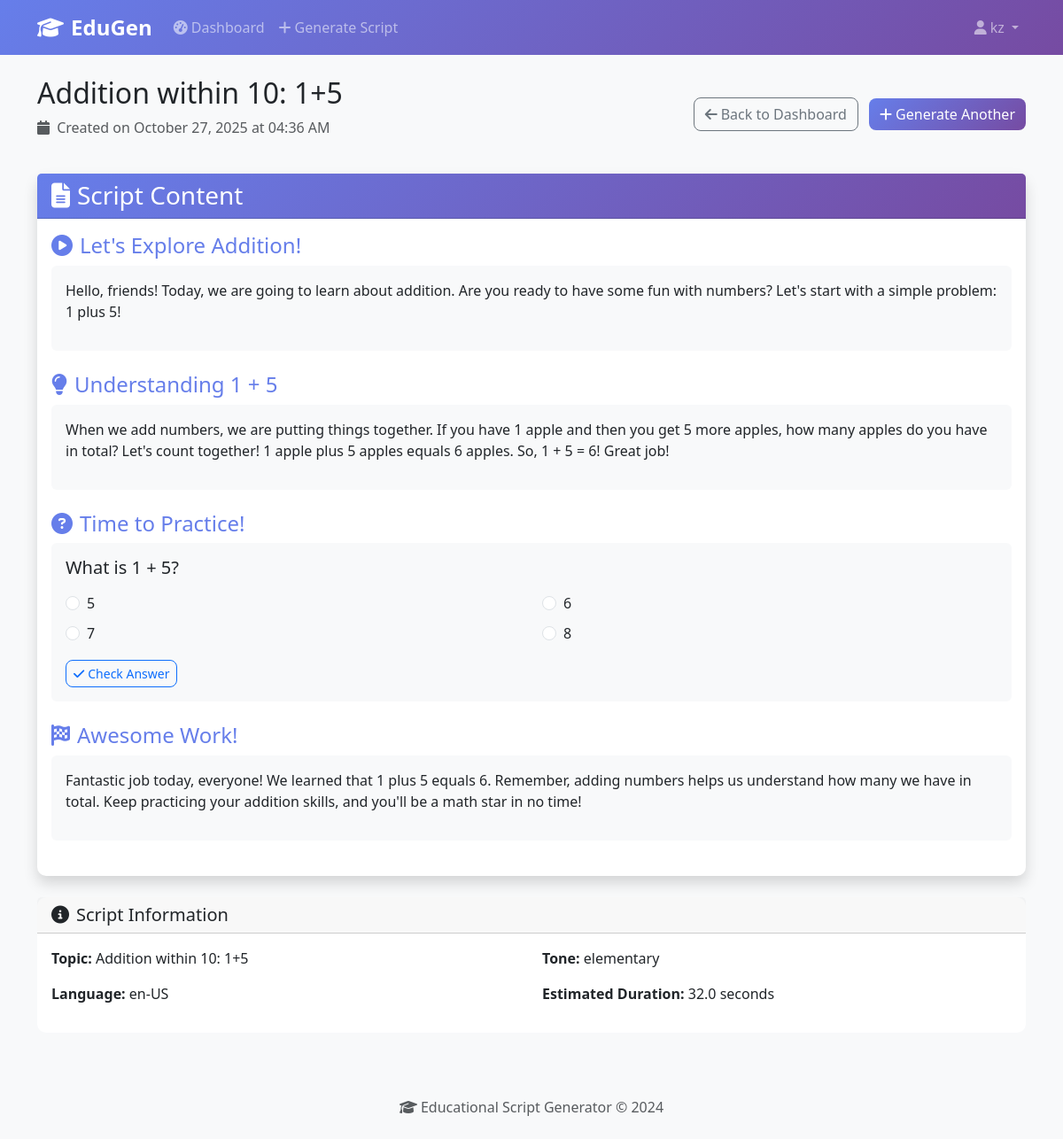
/script/2 (signed in), run on the app's committed database.
### backend/app.py (models this page shows)
class Script(db.Model):
    id = db.Column(db.Integer, primary_key=True)
    title = db.Column(db.String(200), nullable=False)
    topic = db.Column(db.String(200), nullable=False)
    content = db.Column(db.Text, nullable=False)  # JSON content
    created_at = db.Column(db.DateTime, default=datetime.utcnow)
    user_id = db.Column(db.Integer, db.ForeignKey('user.id'), nullable=False)

### backend/app.py (the view)
@app.route('/script/<int:script_id>')
def view_script(script_id):
    if 'user_id' not in session:
        flash('Please log in to view scripts', 'error')
        return redirect(url_for('login'))
    script = Script.query.get_or_404(script_id)
    if script.user_id != session['user_id']:
        flash('You do not have permission to view this script', 'error')
        return redirect(url_for('dashboard'))
    script_content = json.loads(script.content)
    return render_template('view_script.html', script=script, content=script_content)

### frontend/templates/view_script.html (shortened to what this page needs)
{% extends "base.html" %}  {% block content %}
<div class="row">
  <div class="col-12">
    <div class="d-flex justify-content-between align-items-center mb-4">
      <div>
        <h1 class="h2">{{ script.title }}</h1>
        <p class="text-muted">
          <i class="fas fa-calendar me-1"></i>
          Created on {{ script.created_at.strftime('%B %d, %Y at %I:%M %p') }}
        </p>
      </div>
      <div>
        <a
          href="{{ url_for('dashboard') }}"
          class="btn btn-outline-secondary me-2"
        >
          <i class="fas fa-arrow-left me-1"></i>Back to Dashboard
        </a>
        <a href="{{ url_for('generate_script') }}" class="btn btn-primary">
          <i class="fas fa-plus me-1"></i>Generate Another
        </a>
      </div>
    </div>
    <div class="card shadow mb-4">
      <div class="card-header bg-primary text-white">
        <h3 class="mb-0"><i class="fas fa-file-alt me-2"></i>Script Content</h3>
      </div>
      <div class="card-body">
        <div class="mb-4">
          <h4 class="text-primary">
            <i class="fas fa-play-circle me-2"></i>{{ content.intro.title }}
          </h4>
          <div class="bg-light p-3 rounded">
            <p class="mb-3">{{ content.intro.narration }}</p>
          </div>
        </div>
        <div class="mb-4">
          <h4 class="text-primary">
            <i class="fas fa-lightbulb me-2"></i>{{ content.explanation.title }}
          </h4>
          <div class="bg-light p-3 rounded">
            <p class="mb-3">{{ content.explanation.narration }}</p>
          </div>
        </div>
        <div class="mb-4">
          <h4 class="text-primary">
            <i class="fas fa-question-circle me-2"></i>{{
            content.practice_mcq.title }}
          </h4>
          <div class="bg-light p-3 rounded">
            <h5 class="mb-3">{{ content.practice_mcq.question }}</h5>
            <div class="row">
              {% for option in content.practice_mcq.options %}
              <div class="col-md-6 mb-2">
                <div class="form-check">
                  <input
                    class="form-check-input"
                    type="radio"
                    name="practice_answer"
                    id="option{{ loop.index0 }}"
                    value="{{ loop.index0 }}"
                  />
                  <label class="form-check-label" for="option{{ loop.index0 }}">
                    {{ option }}
                  </label>
                </div>
              </div>
              {% endfor %}
            </div>
            <button
              type="button"
              class="btn btn-outline-primary btn-sm mt-2"
              onclick="checkAnswer()"
            >
              <i class="fas fa-check me-1"></i>Check Answer
            </button>
          </div>
        </div>
        <div class="mb-4">
          <h4 class="text-primary">
            <i class="fas fa-flag-checkered me-2"></i>{{ content.summary.title
            }}
          </h4>
          <div class="bg-light p-3 rounded">
            <p class="mb-3">{{ content.summary.narration }}</p>
          </div>
        </div>
      </div>
    </div>
    <div class="card">
      <div class="card-header">
        <h5 class="mb-0">
          <i class="fas fa-info-circle me-2"></i>Script Information
        </h5>
      </div>
      <div class="card-body">
        <div class="row">
          <div class="col-md-6">
            <p><strong>Topic:</strong> {{ content.metadata.topic }}</p>
            <p><strong>Language:</strong> {{ content.metadata.language }}</p>
          </div>
          <div class="col-md-6">
            <p><strong>Tone:</strong> {{ content.metadata.tone }}</p>
            <p>
              <strong>Estimated Duration:</strong> {{
              content.metadata.duration_estimate }} seconds
            </p>
          </div>
        </div>
      </div>
    </div>
  </div>
</div>
{% endblock %}

### frontend/static/css/style.css (style rules this page uses)
body { font-family: 'Segoe UI', Tahoma, Geneva, Verdana, sans-serif; background-color: #f8f9fa; }
.card { border: none; border-radius: 10px; transition: transform 0.2s ease-in-out; }
.btn { border-radius: 8px; font-weight: 500; }
.btn-primary { background: linear-gradient(135deg, #667eea 0%, #764ba2 100%); border: none; }
.text-primary { color: #667eea !important; }
.bg-primary { background: linear-gradient(135deg, #667eea 0%, #764ba2 100%) !important; }

### data on the page
Script: title "Addition within 10: 1+5", created_at "October 27, 2025 at 04:36 AM"

### other printed values
{{ session.username }} "kz"
{{ content.intro.title }} "Let's Explore Addition!"
{{ content.intro.narration }} "Hello, friends! Today, we are going to learn about addition. Are you ready to have some fun with numbers? Let's start with a simple problem: 1 plus 5!"
{{ content.explanation.title }} "Understanding 1 + 5"
{{ content.practice_mcq.title }} "Time to Practice!"
{{ content.practice_mcq.question }} "What is 1 + 5?"
{{ option }} "5" "6" "7" "8"
{{ content.summary.title }} "Awesome Work!"
{{ content.metadata.topic }} "Addition within 10: 1+5"
{{ content.metadata.language }} "en-US"
{{ content.metadata.tone }} "elementary"
{{ content.metadata.duration_estimate }} "32.0"
